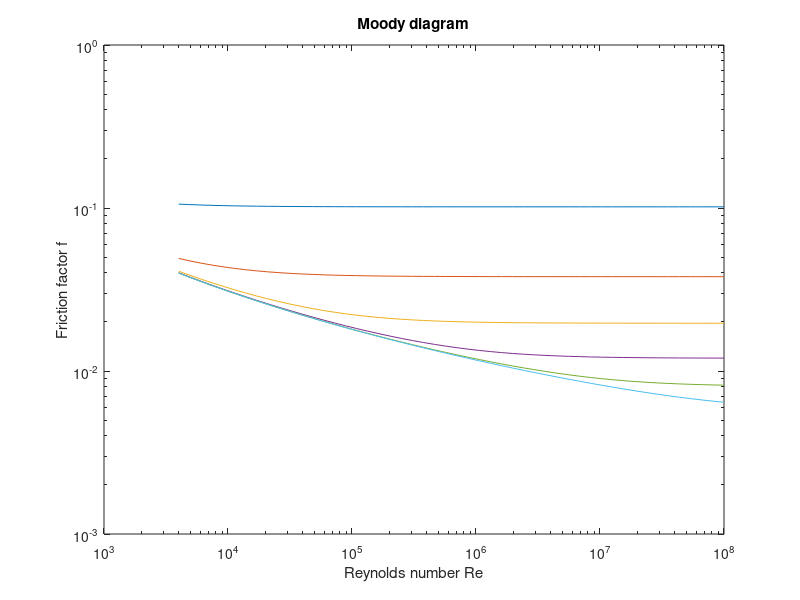

Write the MATLAB code that produced this figure. (Note: this script raises an error after producing the figure.)
epsDivD_list = logspace(-1, -6, 6);
Re_list = logspace(log10(4000), 8); % log(4000) = 3.6

figure;
for i = 1:size(epsDivD_list, 2)
    % setup
    epsDivD = epsDivD_list(i);
    f_list = repmat(0, size(Re_list,2));
    
    % calculate points
    for i = 1:size(Re_list,2)
        Re = Re_list(i);
        colebrook = @(f) 1/sqrt(f) + 2.0.*log10(epsDivD./3.7 + 2.51./(Re.*sqrt(f)));
        f_list(i) = fzero(colebrook, [1e-10,1]);
    end;
    
    % plot
    loglog(Re_list, f_list);
    hold on;
end;
title('Moody diagram');
xlabel('Reynolds number Re');
ylabel('Friction factor f');
legend('\epsilon/D = ' + string(epsDivD_list), 'Location', 'southwest');
